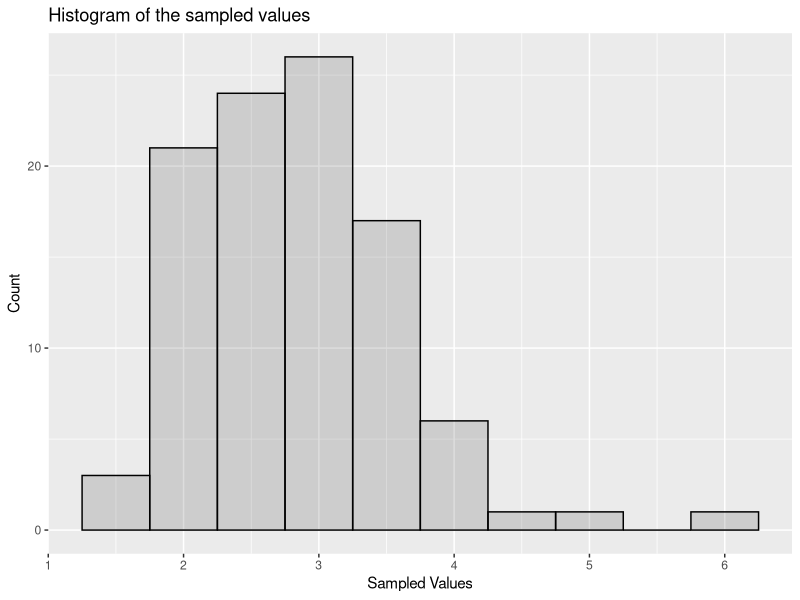
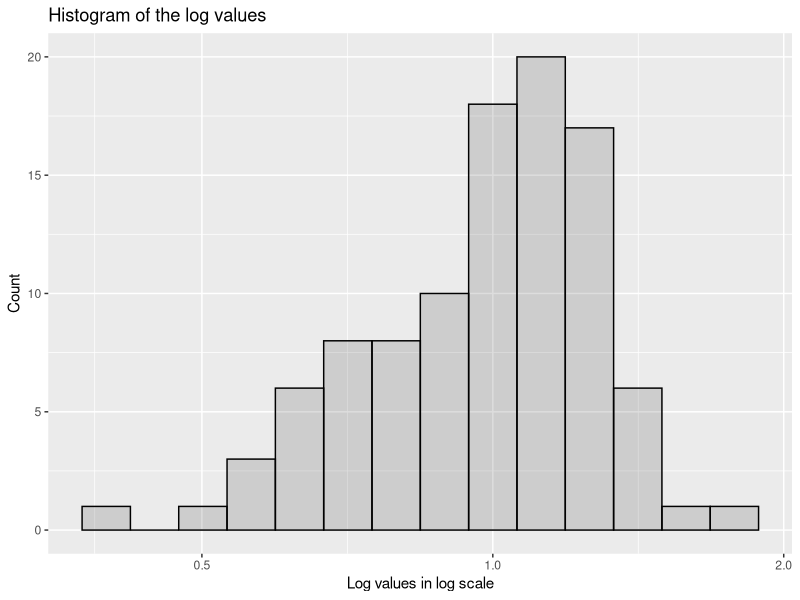

Recreate these plots in R, in order.
## ---- chunk 1
knitr::opts_chunk$set(echo = TRUE)
## ---- chunk 2

data<-rlnorm(100, meanlog = 1, sdlog =0.25 )

## ---- chunk 3

library(ggplot2)
data=data.frame(data)
ggplot(data=data,aes(x=data))  + geom_histogram(col="black",alpha=0.2,binwidth = 0.5)+labs(title="Histogram of the sampled values", x="Sampled Values", y="Count")


## ---- chunk 4

ggplot(data=data,aes(x=log(data))) + scale_x_log10() + geom_histogram(col="black",alpha=0.2,binwidth = 0.05)+labs(title="Histogram of the log values", x="Log values in log scale", y="Count")

## ---- chunk 5
mean(data$data)
## ---- chunk 6
var(data$data)
